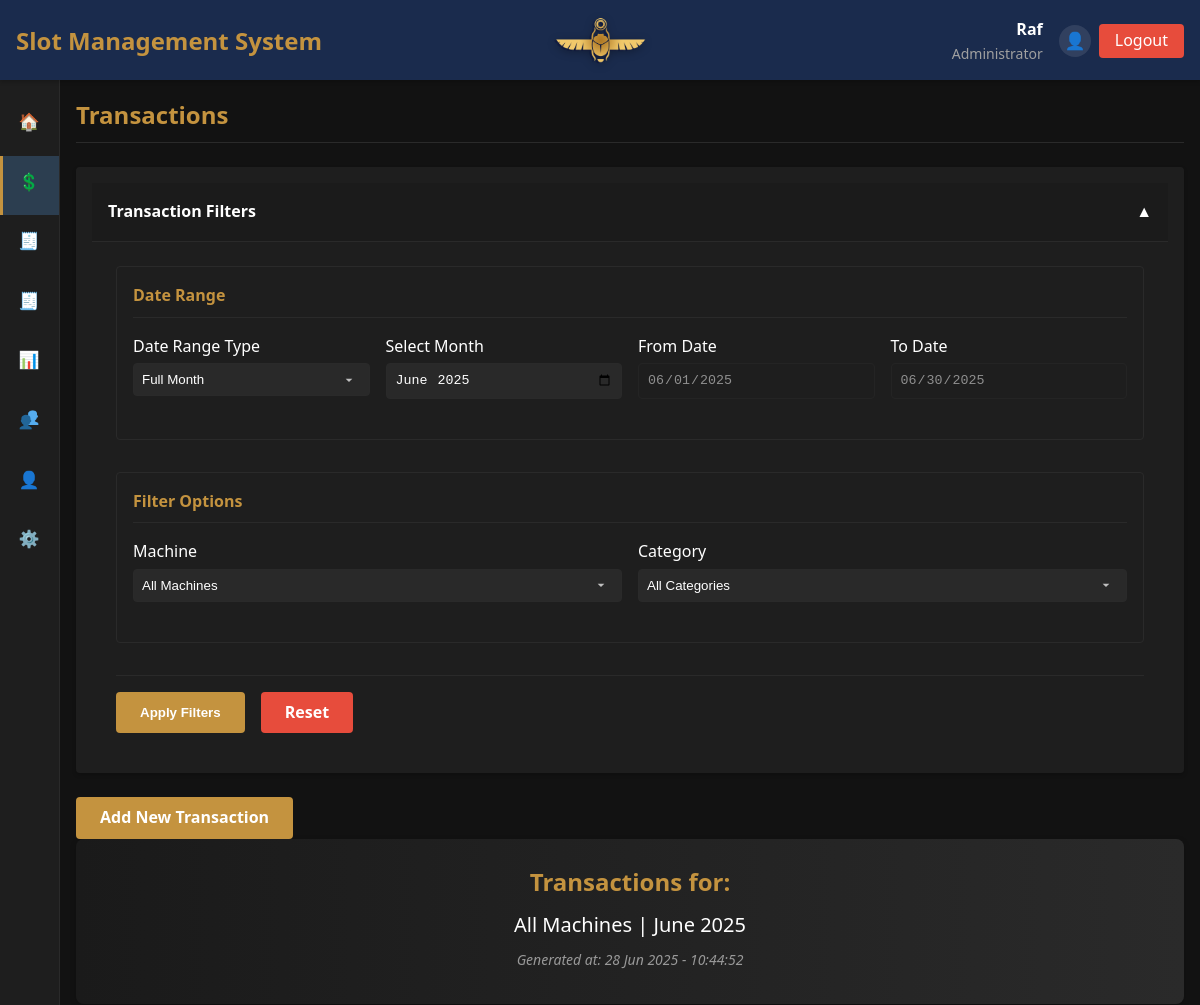
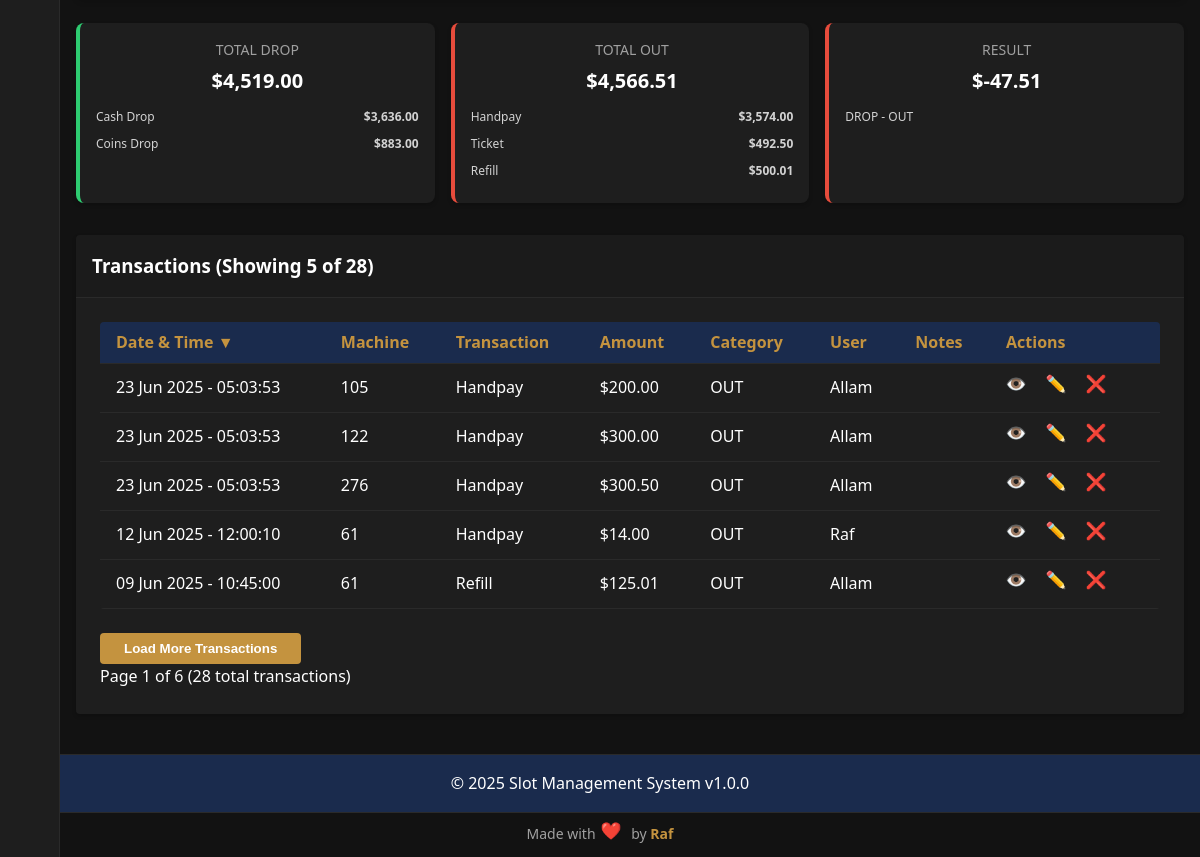
/index.php?page=transactions (signed in), run on the app's committed database (2 pictures, top to bottom).
### tables this page shows
CREATE TABLE `transactions` (
  `id` int NOT NULL AUTO_INCREMENT,
  `machine_id` int NOT NULL,
  `transaction_type_id` int NOT NULL,
  `amount` decimal(10,2) NOT NULL,
  `timestamp` timestamp NOT NULL DEFAULT CURRENT_TIMESTAMP,
  `user_id` int NOT NULL,
  `notes` text,
  `created_at` timestamp NULL DEFAULT CURRENT_TIMESTAMP,
  `updated_at` timestamp NULL DEFAULT CURRENT_TIMESTAMP ON UPDATE CURRENT_TIMESTAMP,
  PRIMARY KEY (`id`),
  KEY `machine_id` (`machine_id`),
  KEY `transaction_type_id` (`transaction_type_id`),
  KEY `user_id` (`user_id`)
);

CREATE TABLE `transaction_types` (
  `id` int NOT NULL AUTO_INCREMENT,
  `name` varchar(50) NOT NULL,
  `category` enum('OUT','DROP') NOT NULL,
  `description` text,
  `created_at` timestamp NULL DEFAULT CURRENT_TIMESTAMP,
  `updated_at` timestamp NULL DEFAULT CURRENT_TIMESTAMP ON UPDATE CURRENT_TIMESTAMP,
  PRIMARY KEY (`id`),
  UNIQUE KEY `name` (`name`)
);

CREATE TABLE `machines` (
  `id` int NOT NULL AUTO_INCREMENT,
  `machine_number` varchar(50) NOT NULL,
  `brand_id` int DEFAULT NULL,
  `model` varchar(100) NOT NULL,
  `type_id` int DEFAULT NULL,
  `credit_value` decimal(10,2) NOT NULL,
  `manufacturing_year` int DEFAULT NULL,
  `ip_address` varchar(15) DEFAULT NULL,
  `mac_address` varchar(17) DEFAULT NULL,
  `serial_number` varchar(100) DEFAULT NULL,
  `status` enum('Active','Inactive','Maintenance','Reserved') NOT NULL DEFAULT 'Active',
  `created_at` timestamp NULL DEFAULT CURRENT_TIMESTAMP,
  `updated_at` timestamp NULL DEFAULT CURRENT_TIMESTAMP ON UPDATE CURRENT_TIMESTAMP,
  PRIMARY KEY (`id`),
  UNIQUE KEY `machine_number` (`machine_number`),
  UNIQUE KEY `serial_number` (`serial_number`),
  KEY `brand_id` (`brand_id`),
  KEY `type_id` (`type_id`)
);

CREATE TABLE `users` (
  `id` int NOT NULL AUTO_INCREMENT,
  `username` varchar(50) NOT NULL,
  `password` varchar(255) NOT NULL,
  `name` varchar(100) NOT NULL,
  `email` varchar(100) NOT NULL,
  `role` enum('admin','editor','viewer') NOT NULL,
  `status` enum('Active','Inactive','Maintenance','Reserved') NOT NULL DEFAULT 'Active',
  `created_at` timestamp NULL DEFAULT CURRENT_TIMESTAMP,
  `updated_at` timestamp NULL DEFAULT CURRENT_TIMESTAMP ON UPDATE CURRENT_TIMESTAMP,
  PRIMARY KEY (`id`),
  UNIQUE KEY `username` (`username`),
  UNIQUE KEY `email` (`email`)
);

### pages/transactions/list.php (the view, shortened to what the rows shown need)
<?php
$per_page = 5;
$sort_column = $_GET['sort'] ?? 'timestamp';
$sort_order = $_GET['order'] ?? 'DESC';
$toggle_order = $sort_order === 'ASC' ? 'DESC' : 'ASC';
$date_range_type = $_GET['date_range_type'] ?? 'month';
$filter_date_from = $_GET['date_from'] ?? date('Y-m-01');
$filter_date_to = $_GET['date_to'] ?? date('Y-m-t');
$filter_month = $_GET['month'] ?? date('Y-m');
if ($date_range_type === 'range') {
    $start_date = $filter_date_from;
    $end_date = $filter_date_to;
} else {
    list($year, $month_num) = explode('-', $filter_month);
    $start_date = "$year-$month_num-01";
    $end_date = date("Y-m-t", strtotime($start_date));
}
try {
    $params = ["{$start_date} 00:00:00", "{$end_date} 23:59:59"];
    $query = "SELECT t.*, m.machine_number, tt.name AS transaction_type, tt.category, u.username
              FROM transactions t
              JOIN machines m ON t.machine_id = m.id
              JOIN transaction_types tt ON t.transaction_type_id = tt.id
              JOIN users u ON t.user_id = u.id
              WHERE t.timestamp BETWEEN ? AND ?";
    $sort_map = [
        'timestamp' => 't.timestamp',
        'machine_number' => 'm.machine_number',
        'transaction_type' => 'tt.name',
        'amount' => 't.amount',
        'username' => 'u.username'
    ];
    $actual_sort_column = $sort_map[$sort_column] ?? 't.timestamp';
    $query .= " ORDER BY $actual_sort_column $sort_order LIMIT $per_page OFFSET 0";
    $stmt = $conn->prepare($query);
    $stmt->execute($params);
    $transactions = $stmt->fetchAll(PDO::FETCH_ASSOC);
} catch (Exception $e) {
    echo "<div class='alert alert-danger'>Database error: " . htmlspecialchars($e->getMessage()) . "</div>";
    $transactions = [];
    $machines = [];
    $categories = [];
    $total_out = $total_drop = $total_result = 0;
    $has_more = false;
}
$transaction_breakdown = [
    'DROP' => [],
    'OUT' => []
];
try {
    $totals_query = "SELECT t.*, tt.name AS transaction_type, tt.category
                     FROM transactions t
                     JOIN transaction_types tt ON t.transaction_type_id = tt.id
                     WHERE t.timestamp BETWEEN ? AND ?";
    $totals_params = ["{$start_date} 00:00:00", "{$end_date} 23:59:59"];
    $totals_stmt = $conn->prepare($totals_query);
    $totals_stmt->execute($totals_params);
    $all_transactions = $totals_stmt->fetchAll(PDO::FETCH_ASSOC);
    foreach ($all_transactions as $t) {
        $category = $t['category'] ?? '';
        $type = $t['transaction_type'] ?? '';
        $amount = (float)($t['amount'] ?? 0);
        if ($category === 'OUT') {
            if (!isset($transaction_breakdown['OUT'][$type])) {
                $transaction_breakdown['OUT'][$type] = 0;
            }
            $transaction_breakdown['OUT'][$type] += $amount;
        } elseif ($category === 'DROP') {
            if (!isset($transaction_breakdown['DROP'][$type])) {
                $transaction_breakdown['DROP'][$type] = 0;
            }
            $transaction_breakdown['DROP'][$type] += $amount;
        }
    }
} catch (PDOException $e) {
}
?>
<div class="transactions-page fade-in">
    <div class="stats-container grid grid-cols-1 sm:grid-cols-3 gap-4 mb-6">
        <div class="stat-card out p-4 rounded bg-opacity-10 bg-danger-color text-center">
            <div class="stat-breakdown">
                <?php foreach ($transaction_breakdown['OUT'] as $type => $amount): ?>
                    <div class="breakdown-item">
                        <span class="breakdown-type"><?php echo htmlspecialchars($type); ?></span>
                        <span class="breakdown-amount"><?php echo format_currency($amount); ?></span>
                    </div>
                <?php endforeach; ?>
            </div>
        </div>
    </div>
    <div class="card overflow-hidden">
        <div class="card-body p-6">
            <div class="table-container overflow-x-auto">
                <table class="min-w-full divide-y divide-gray-700">
                    <thead class="bg-gray-800 text-white">
                        <tr>
                            <th class="px-4 py-2 text-left">
                                <a href="#" onclick="sortTransactions('timestamp', '<?php echo $toggle_order; ?>')">
                                    Date & Time <?php if ($sort_column == 'timestamp') echo $sort_order == 'ASC' ? '▲' : '▼'; ?>
                                </a>
                            </th>
                            <th class="px-4 py-2 text-left">
                                <a href="#" onclick="sortTransactions('machine_number', '<?php echo $toggle_order; ?>')">
                                    Machine <?php if ($sort_column == 'machine_number') echo $sort_order == 'ASC' ? '▲' : '▼'; ?>
                                </a>
                            </th>
                            <th class="px-4 py-2 text-left">
                                <a href="#" onclick="sortTransactions('transaction_type', '<?php echo $toggle_order; ?>')">
                                    Transaction <?php if ($sort_column == 'transaction_type') echo $sort_order == 'ASC' ? '▲' : '▼'; ?>
                                </a>
                            </th>
                            <th class="px-4 py-2 text-right">
                                <a href="#" onclick="sortTransactions('amount', '<?php echo $toggle_order; ?>')">
                                    Amount <?php if ($sort_column == 'amount') echo $sort_order == 'ASC' ? '▲' : '▼'; ?>
                                </a>
                            </th>
                            <th class="px-4 py-2 text-left">Category</th>
                            <th class="px-4 py-2 text-left">User</th>
                            <th class="px-4 py-2 text-left">Notes</th>
                            <th class="px-4 py-2 text-right">Actions</th>
                        </tr>
                    </thead>
                    <tbody class="divide-y divide-gray-700" id="transactions-tbody">
                        <?php if (empty($transactions)): ?>
                            <tr id="no-transactions-row">
                                <td colspan="8" class="text-center px-4 py-6">No transactions found</td>
                            </tr>
                        <?php else: ?>
                            <?php foreach ($transactions as $t): ?>
                                <tr class="hover:bg-gray-800 transition duration-150">
                                    <td class="px-4 py-2"><?php echo htmlspecialchars(format_datetime($t['timestamp'], 'd M Y - H:i:s')); ?></td>
                                    <td class="px-4 py-2"><?php echo htmlspecialchars($t['machine_number']); ?></td>
                                    <td class="px-4 py-2"><?php echo htmlspecialchars($t['transaction_type']); ?></td>
                                    <td class="px-4 py-2 text-right"><?php echo format_currency($t['amount']); ?></td>
                                    <td class="px-4 py-2"><?php echo htmlspecialchars($t['category'] ?? 'N/A'); ?></td>
                                    <td class="px-4 py-2"><?php echo htmlspecialchars($t['username']); ?></td>
                                    <td class="px-4 py-2"><?php echo htmlspecialchars($t['notes'] ?? ''); ?></td>
                                    <td class="px-4 py-2 text-right">
                                        <a href="index.php?page=transactions&action=view&id=<?php echo $t['id']; ?>" class="action-btn view-btn" data-tooltip="View Details"><span class="menu-icon"><img src="<?= icon('view2') ?>"/></span></a>
                                        <?php if ($can_edit): ?>
                                            <a href="index.php?page=transactions&action=edit&id=<?php echo $t['id']; ?>" class="action-btn edit-btn" data-tooltip="Edit"><span class="menu-icon"><img src="<?= icon('edit') ?>"/></span></a>
                                            <a href="index.php?page=transactions&action=delete&id=<?php echo $t['id']; ?>" class="action-btn delete-btn" data-tooltip="Delete" data-confirm="Are you sure you want to delete this transaction?"><span class="menu-icon"><img src="<?= icon('delete') ?>"/></span></a>
                                        <?php endif; ?>
                                    </td>
                                </tr>
                            <?php endforeach; ?>
                        <?php endif; ?>
                    </tbody>
                </table>
            </div>
        </div>
    </div>
</div>

### data on the page
transactions: transaction_type.name "Handpay", amount "$3,574.00", timestamp "23 Jun 2025 - 05:03:53", machine.machine_number "276", amount "$300.50", transaction_type.category "OUT", user.username "Allam"
transactions: timestamp "23 Jun 2025 - 05:03:53", machine.machine_number "105", transaction_type.name "Handpay", amount "$200.00", transaction_type.category "OUT", user.username "Allam"
transactions: timestamp "23 Jun 2025 - 05:03:53", machine.machine_number "122", transaction_type.name "Handpay", amount "$300.00", transaction_type.category "OUT", user.username "Allam"
transactions: timestamp "12 Jun 2025 - 12:00:10", machine.machine_number "61", transaction_type.name "Handpay", amount "$14.00", transaction_type.category "OUT", user.username "Raf"
transactions: timestamp "09 Jun 2025 - 10:45:00", machine.machine_number "61", transaction_type.name "Refill", amount "$125.01", transaction_type.category "OUT", user.username "Allam"

### other printed values
$app_name "Slot Management System"
$_SESSION['username'] "Raf"
$user_roles[$_SESSION['user_role']] "Administrator"
cairo_time('d M Y - H:i:s') "28 Jun 2025 - 10:44:52"
format_currency($total_drop) "$4,519.00"
$type "Cash Drop"
format_currency($amount) "$3,636.00"
$type "Coins Drop"
format_currency($amount) "$883.00"
format_currency($total_out) "$4,566.51"
$type "Ticket"
format_currency($amount) "$492.50"
$type "Refill"
format_currency($amount) "$500.01"
format_currency($total_result) "$-47.51"
